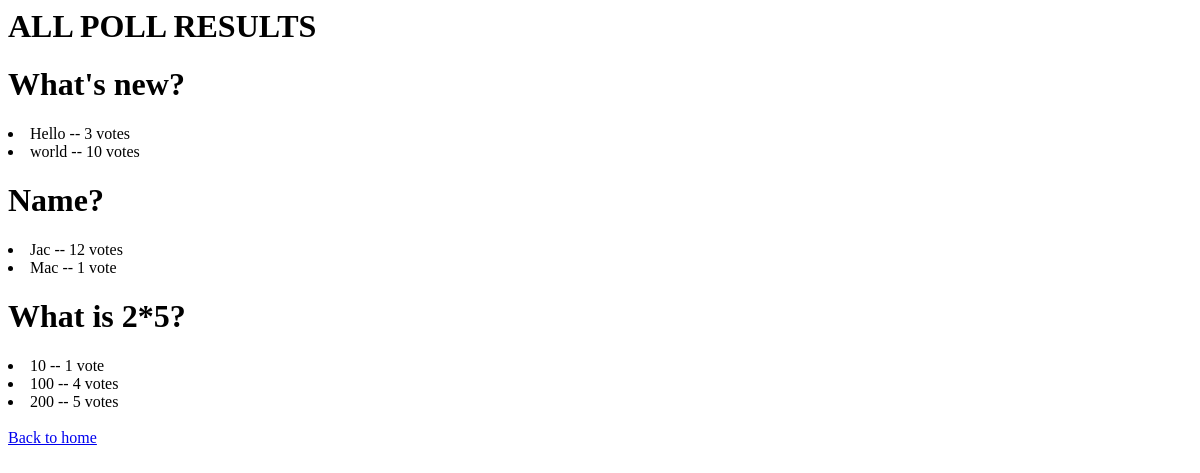
Before: /polls/all_results with the older database file.
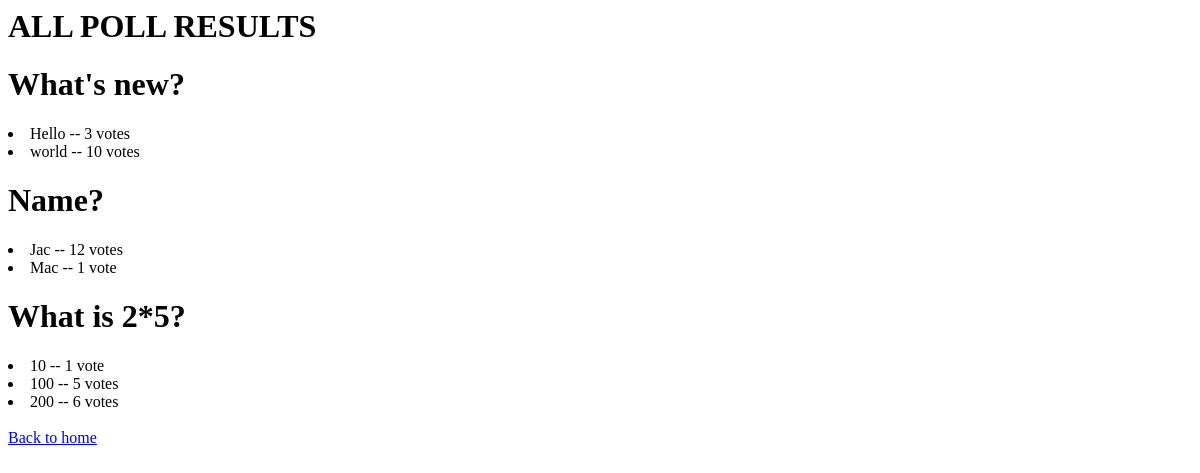
After: the same page with the newer database file.
### polls/models.py (models this page shows, shortened)
class Choice(models.Model):
    question = models.ForeignKey(Question, on_delete=models.CASCADE)
    choice_text = models.CharField(max_length=200)
    votes = models.IntegerField(default=0)

### polls/views.py (the view)
# urls.py: path('all_results', views.all_results.as_view(), name='all_results')
class all_results(generic.ListView):
    template_name = 'polls/all_results.html'
    context_object_name = 'qlist'
    def get_queryset(self):
        return Question.objects.all()

### polls/templates/polls/all_results.html (shortened to what this page needs)
<h1>ALL POLL RESULTS</h1>
{% if qlist%}
    {% for question in qlist %}
        <h1>{{ question.question_text }}</h1>
        {% for choice in question.choice_set.all %}
            <li>{{ choice.choice_text }} -- {{ choice.votes }} vote{{ choice.votes|pluralize }}</li>
        {% endfor %}
    {% endfor %}
{% else %}
    <p>Empty Polls</p>
{% endif %}
<a href="{% url 'polls:index'%}">Back to home</a>

Changed rows visible on the page:
changed Choice (number 6 of 7 on the later page): votes "4" → "5"
changed Choice (number 7 of 7 on the later page): votes "5" → "6"
